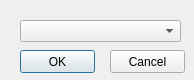
<?xml version="1.0" encoding="UTF-8"?>
<ui version="4.0">
 <class>SetNetwork_GUI</class>
 <widget class="QDialog" name="SetNetwork_GUI">
  <property name="geometry">
   <rect>
    <x>0</x>
    <y>0</y>
    <width>194</width>
    <height>80</height>
   </rect>
  </property>
  <property name="windowTitle">
   <string>Set Network</string>
  </property>
  <widget class="QComboBox" name="comboBox">
   <property name="geometry">
    <rect>
     <x>20</x>
     <y>20</y>
     <width>161</width>
     <height>22</height>
    </rect>
   </property>
  </widget>
  <widget class="QPushButton" name="pushButton">
   <property name="geometry">
    <rect>
     <x>20</x>
     <y>50</y>
     <width>75</width>
     <height>23</height>
    </rect>
   </property>
   <property name="text">
    <string>OK</string>
   </property>
  </widget>
  <widget class="QPushButton" name="pushButton_2">
   <property name="geometry">
    <rect>
     <x>110</x>
     <y>50</y>
     <width>75</width>
     <height>23</height>
    </rect>
   </property>
   <property name="text">
    <string>Cancel</string>
   </property>
  </widget>
 </widget>
 <resources/>
 <connections/>
</ui>
